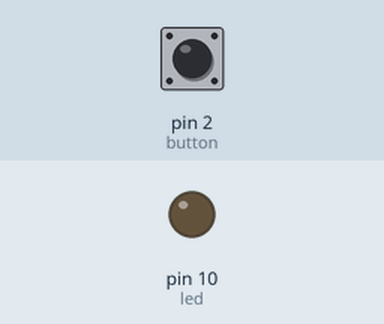
Recording of a sketch running on a simulated Arduino Uno, built with avr-gcc and run on an emulated ATmega328P. On the bench: output pins drawn as LEDs (lit = HIGH). Inputs (shaded band) come from the test bench; at power-on: pin 2 (button) LOW.

Above: at 1.2 s.
1.3 s: pin 2 (button) pulled HIGH for 0.15 s
At 1.37 s:
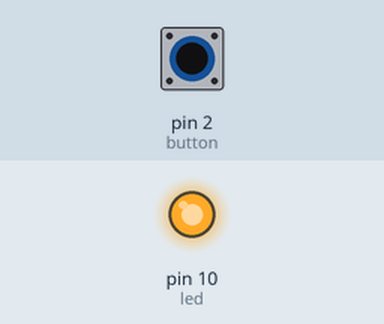
2.9 s: pin 2 (button) pulled HIGH for 3.2 s
At 6.7 s:
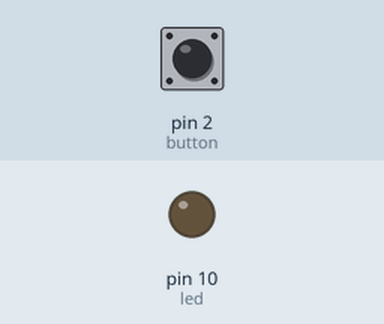
Timing chart, 0 to 8.2 s (numbered marks = the images above; inputs shaded):
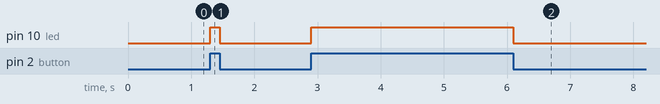

Measured:
- after the input at 1.3 s, pin 10 (led): LOW → HIGH at once, → LOW 0.15 s later
- after the input at 2.9 s, pin 10 (led): LOW → HIGH at once, → LOW 3.2 s later

The sketch:

test_2_basic.ino
```cpp
const int button = 2;
const int led = 10;

int pin_state = 0;
void setup() {
  // put your setup code here, to run once:
pinMode(led,OUTPUT);
pinMode(button,INPUT);
}

void loop() {
pin_state = digitalRead(button);
if(pin_state==HIGH){
  digitalWrite(led,HIGH); //light on
}
else{
  digitalWrite(led,LOW); //led off
}
}
```
